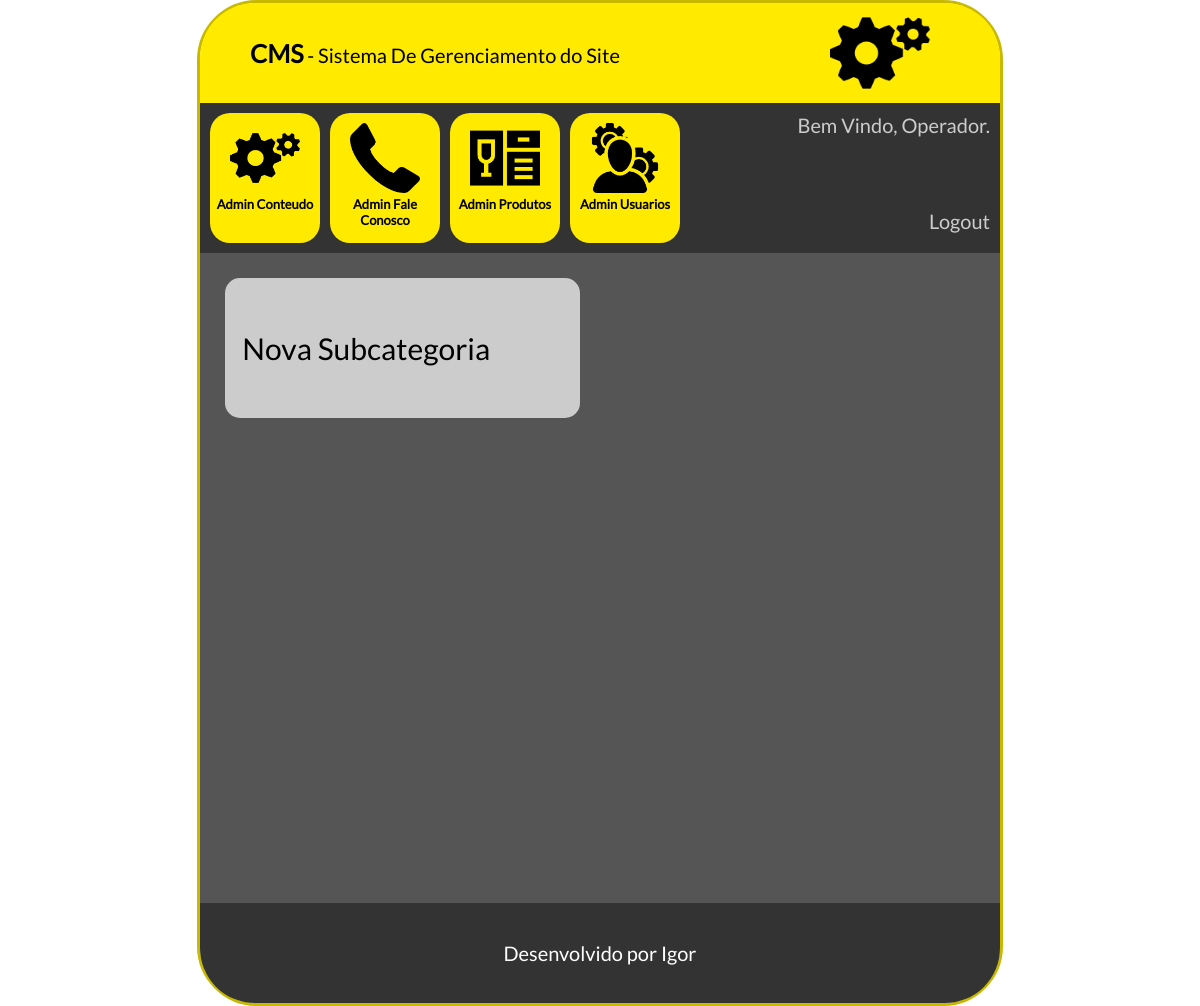
/cms/adminsubcategoria.php (signed in), run on an earlier commit of the app's database.
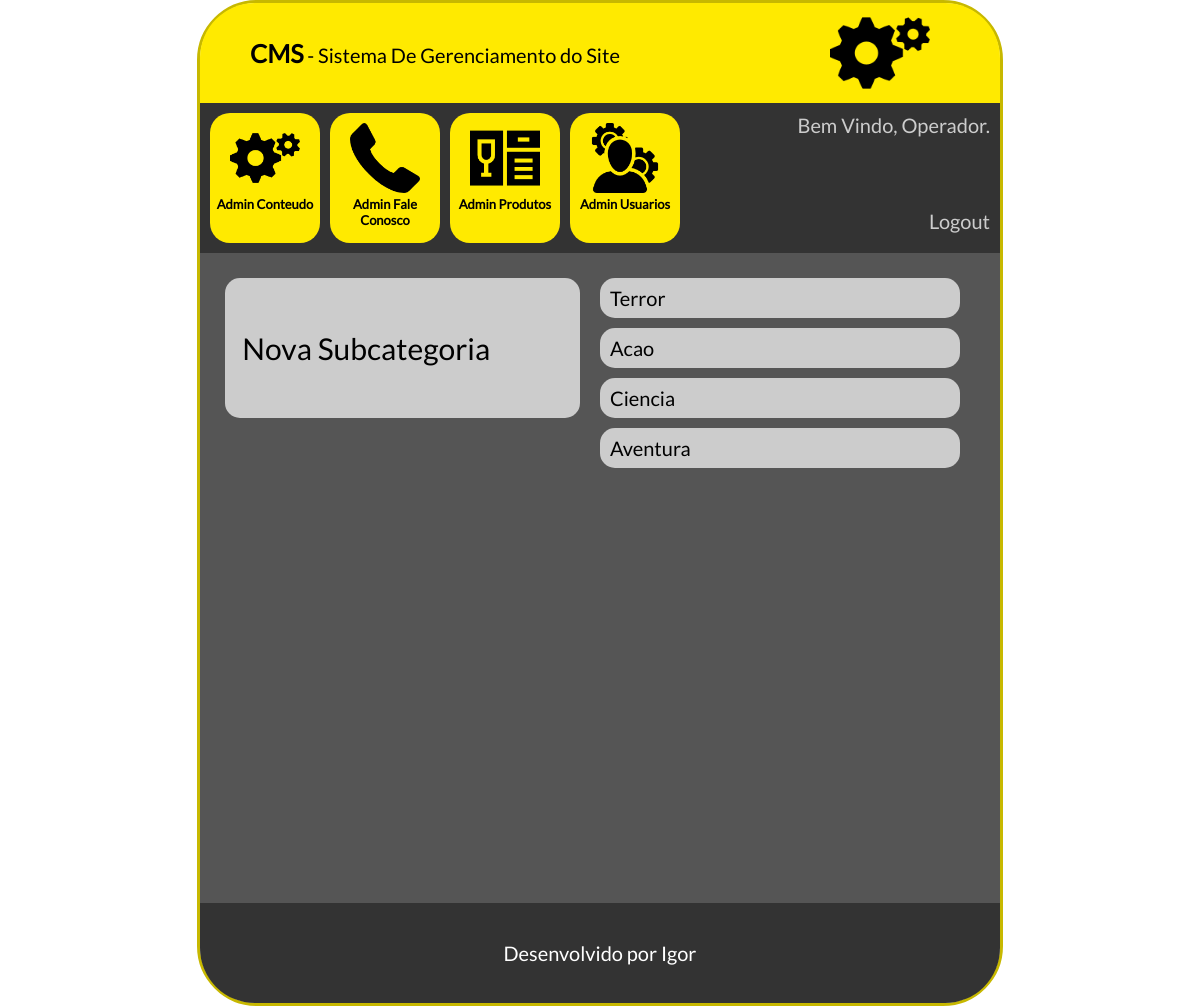
And on a later commit of the database.
### tables this page shows
CREATE TABLE `tbl_subcategorias` (
  `id` int(11) NOT NULL AUTO_INCREMENT,
  `nome` varchar(200) NOT NULL,
  `id_categoria` int(11) NOT NULL,
  `ativo` int(11) NOT NULL,
  PRIMARY KEY (`id`),
  UNIQUE KEY `id_UNIQUE` (`id`),
  KEY `fk_tbl_categoria_subcategoria_idx` (`id_categoria`),
  CONSTRAINT `fk_tbl_categoria_subcategoria` FOREIGN KEY (`id_categoria`) REFERENCES `tbl_categorias` (`id`) ON DELETE NO ACTION ON UPDATE NO ACTION
);

### cms/conexao.php (called while the page is built)
<?php
    function conexaoDb(){
        $host = "localhost";
        $database = "db_banca";
        $user = "root";
        $password = "bcd127";
        if(!$conexao = mysqli_connect($host,$user,$password,$database)){
            echo('Erro na conexão com o Banco de Dados');
        }
        return $conexao;
    }
?>

### cms/db.php (called while the page is built, shortened)
<?php
    include_once "conexao.php";
    function selectUsuarioBanco($id){
        $sql = "SELECT * from tbl_usuarios WHERE id=". $id;
        return mysqli_query(conexaoDb(), $sql);
    }
    function selectSubcategoriasBanco(){
        $sql = "SELECT * from tbl_subcategorias";
        return mysqli_query(conexaoDb(), $sql);
    }
?>

### cms/adminsubcategoria.php (the view, shortened to what this page needs)
<?php
    include_once "db.php";
    $selectLogin = selectUsuarioBanco($_SESSION["idLogin"]);
    $rsLogado = mysqli_fetch_array($selectLogin);
    $nomeLogado = $rsLogado["nome"];
    $select = selectSubcategoriasBanco();
?>
<!doctype html>
<html lang="pt-br">
	<head>
        <link rel="stylesheet" type="text/css" href="css/style.css">
	</head>
	<body>
        <main id="caixaPrincipal">
            <div id="caixaLogo">
                <span class="textoGrande">CMS</span> - Sistema De Gerenciamento do Site
                <div id="logo"><img src="icones/config.png"></div>
            </div>
            <div id="caixaOpcoes">
                <a href="index.php">
                    <div class="caixaItem">
                        <img src="icones/config.png"><br>
                        Admin Conteudo
                    </div>
                </a>
                <a href="faleconosco.php">
                    <div class="caixaItem">
                        <img src="icones/contato.png"><br>
                        Admin Fale Conosco
                    </div>
                </a>
                <a href="produtos.php">
                    <div class="caixaItem">
                        <img src="icones/produtos.png"><br>
                        Admin Produtos
                    </div>
                </a>
                <a href="usuarios.php">
                    <div class="caixaItem">
                        <img src="icones/admin.png"><br>
                        Admin Usuarios
                    </div>
                </a>
                <div id="caixaUsuario">
                    Bem Vindo, <?php echo($nomeLogado)?>.<br><br><br><br>
                    <a href="../login.php?modo=logout"><span class="branco">Logout</span></a>
                </div>
            </div>
            <div id="caixaConteudo">
                <div class=colunaConteudo>
                    <a href="cadastrarsubcategoria.php">
                        <div class="caixaOpcao">
                             &nbsp;&nbsp;&nbsp;Nova Subcategoria
                        </div>
                    </a>
                </div>
                <div class=colunaConteudoContatoNivel>
                    <?php
                    while($rsSubcategorias = mysqli_fetch_array($select)){
                    ?>
                        <div class="usuarioNivel">
                             <?php echo($rsSubcategorias['nome'])?>
                        </div>
                    <?php } ?>
                </div>
            </div>
            <footer id="rodape">
                Desenvolvido por Igor
            </footer>
        </main>
    </body>
</html>

What changed in the data, as far as the page shows it:
added tbl_subcategorias: nome "Terror"
added tbl_subcategorias: nome "Acao"
added tbl_subcategorias: nome "Ciencia"
added tbl_subcategorias: nome "Aventura"
